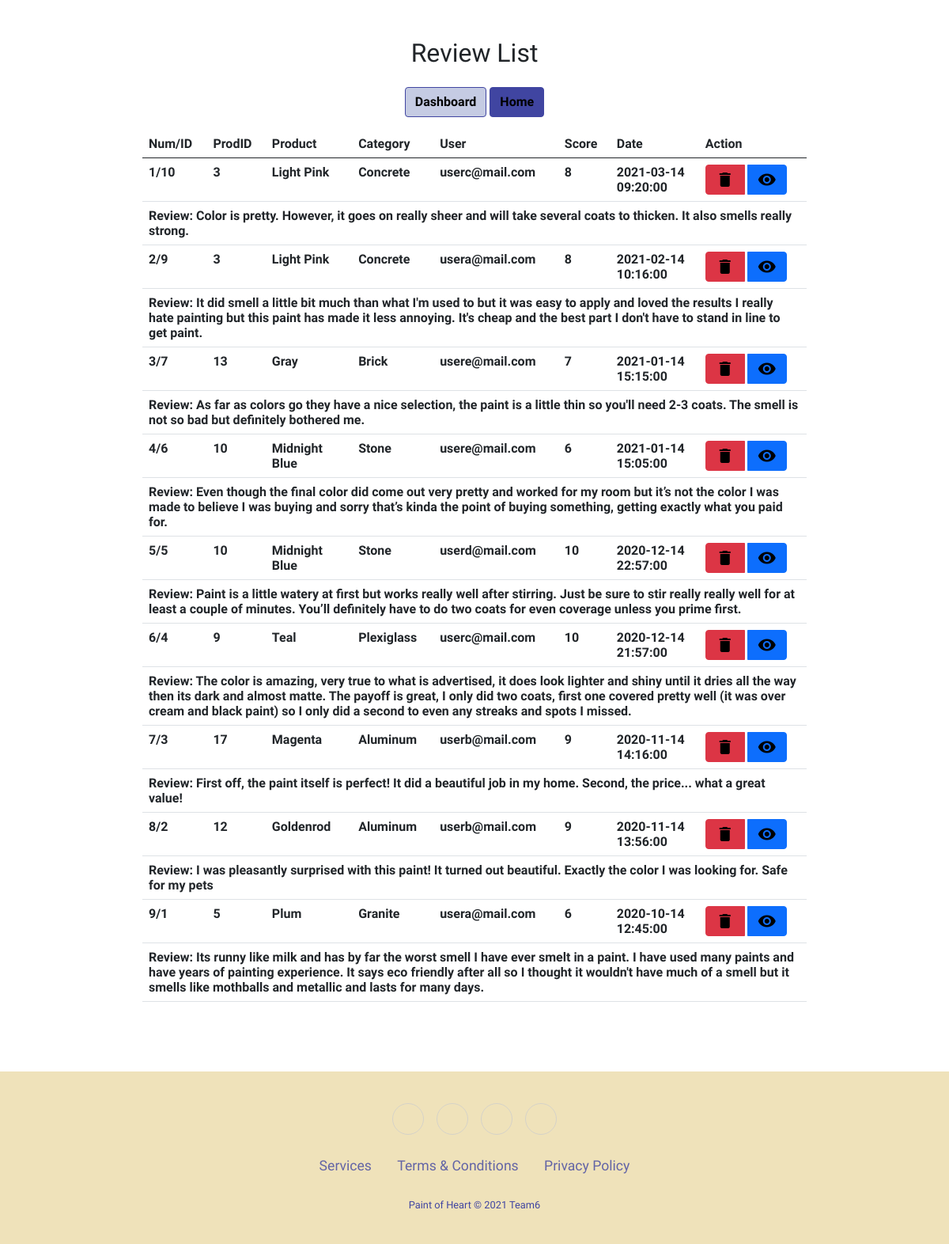
Screenshot of /actions/rev_list.php (signed in) with the database file from the repository.
### tables this page shows
CREATE TABLE `review` (
  `id` int(11) NOT NULL,
  `fk_user_id` int(11) NOT NULL,
  `fk_item_id` int(11) NOT NULL,
  `review` text NOT NULL,
  `score` int(2) NOT NULL,
  `date` datetime NOT NULL
);

CREATE TABLE `products` (
  `id` int(11) NOT NULL,
  `name` varchar(50) NOT NULL,
  `fk_category` int(11) NOT NULL,
  `price` decimal(20,2) NOT NULL,
  `description` text NOT NULL,
  `image` text NOT NULL,
  `discount` int(3) NOT NULL DEFAULT 0,
  `visibility` int(1) NOT NULL DEFAULT 1
);

CREATE TABLE `category` (
  `id` int(11) NOT NULL,
  `catName` varchar(50) NOT NULL
);

CREATE TABLE `user` (
  `id` int(11) NOT NULL,
  `f_name` varchar(50) NOT NULL,
  `l_name` varchar(50) NOT NULL,
  `address` varchar(100) NOT NULL,
  `email` varchar(50) NOT NULL,
  `password` varchar(255) NOT NULL,
  `user_state` int(1) NOT NULL DEFAULT 1,
  `user_level` int(1) NOT NULL DEFAULT 0
);

### classes/database.class.php (called while the page is built, shortened)
<?php
Class Database{
    public $host   = "";
    public $user   = "";
    public $pass   = "";
    public $dbname = "";
    public $link;
    private function connectDB(){
    $this->link = new mysqli($this->host, $this->user, $this->pass,
    $this->dbname);
    mysqli_set_charset($this->link, "utf8");
    }
   public function select($query){
     $result = $this->link->query($query) or
      die($this->link->error.__LINE__);
     if($result->num_rows > 0){
       return $result;
     } else {
       return false;
     }
    }
   }
?>

### classes/review.class.php (called while the page is built, shortened)
<?php
class Review {
    private $db;
	 	public function __construct(){
	      $this->db = new Database();
	    }
    public function AllReviewAll() {
        $query = "SELECT *,`review`.`id` as revid, `user`.`f_name`, `user`.`l_name`, `user`.`email`, `products`.`name`, `category`.`catName`
        FROM review
        INNER JOIN `user` ON `user`.`id` = `review`.`fk_user_id`
        INNER JOIN `products` ON `products`.`id` = `review`.`fk_item_id`
        INNER JOIN `category` ON `products`.`fk_category` = `category`.`id`
        ORDER BY `review`.`date` DESC
        ";
        $result = $this->db->select($query);
        if($result){
            $data = $result->fetch_all(MYSQLI_ASSOC);
            $out = $data;
        } else {
            $out =  'N/A';
        }
                    return $out;
            }
        }

### actions/rev_list.php (the view, shortened to what this page needs)
<?php
$rev = new Review();
 ?>
<div class="grid_10">
    <div class="box round first grid">
<!DOCTYPE html>
<html lang="en">
<head>
    <?php include_once '../components/boot.php';?>
	<link rel="stylesheet" href="../components/style.css">
</head>
<body>
	<h2>Review List</h2>
		<a href="../admin.php" class='btn btn-primary my-3 dash-btn fw-bold'>Dashboard</a>
		<a href="../home.php" class='btn btn-primary my-3 home-btn fw-bold'>Home</a>
        <div class="block">
			<table class="table" id="example">
				<thead>
					<tr>
						<th scope="col">Num/ID</th>
						<th scope="col">ProdID</th>
						<th scope="col">Product</th>
						<th scope="col">Category</th>
						<th scope="col">User</th>
						<th scope="col">Score</th>
						<th scope="col">Date</th>
						<th scope="col">Action</th>
					</tr>
				</thead>
			<tbody>
		<?php
			$review = $rev->AllReviewAll();
			if (is_array($review)) {
				$i=0;
				foreach ($review as $review) {
					$i++;
		?>
				<tr class="odd gradeX">
					<td><?php echo $i.'/'.$review['revid']; ?></td>
					<td><?php echo $review['fk_item_id'] ;?></td>
					<td><?php echo $review['name'] ;?></td>
					<td><?php echo $review['catName'] ;?></td>
					<td><?php echo $review['email'] ;?></td>
					<td><?php echo $review['score'] ;?></td>
					<td><?php echo $review['date'] ;?></td>
					<td>
					<div class="btn-group">
						<a onclick="return confirm('Are you sure to delete this review? (<?php echo 'RevID '.$review['revid'].', ProdID '.$review['fk_item_id'].', by '.$review['email'] ?>)?')" class= "btn btn-danger" href="?delId=<?php echo $review['revid'] ?>" title='Delete'><i class='material-icons'>&#xE872;</i></a>&nbsp;
						<a class= "btn btn-primary" href="../review.php?id=<?php echo $review['fk_item_id']."#".$review['revid'] ?>" title='View'><i class='material-icons'>&#xE417;</i></a>
				</div>
				</td>
					</tr>
					<tr><td colspan="8">Review: <?php echo $review['review'] ;?></td></tr>
		<?php } } else  { ?>
			<tr class="odd gradeX">
			<td colspan="8" class="text-center">No data available</td>
			</tr>
			<?php }
		?>
			</tbody>
		</table>
       </div>
    </div>
</div>
<?php include '../components/footer.php';?>
</body>
</html>

### components/style.css (style rules this page uses)
* { font-family: "Martel", serif; }
a:link, a:hover, a:visited { color: black; text-decoration: none; }
.home-btn { background-color: #4045a1 !important; border-color: #4045a1; color: white; }
.dash-btn { background-color: #c5cbe3 !important; border-color: #c5cbe3; color: black; border-color: #4045a1; }
html, body { height: 100%; margin: 0; padding: 0; }
.grid_10 { margin-top: 4%; margin-bottom: 4%; padding-bottom: 2%; text-align: center; }
#example { width: 70%; margin-left: 15%; margin-right: 15%; }
thead, tr, th { font-weight: bold; }

### rows the page displays
review: id "10", fk_item "3", fk_item.name "Light Pink", category.catName "Concrete", fk_user.email "userc@mail.com", score "8", date "2021-03-14 09:20:00", review "Color is pretty. However, it goes on really sheer and will take several coats to thicken. It also smells really strong."
review: id "9", fk_item "3", fk_item.name "Light Pink", category.catName "Concrete", fk_user.email "usera@mail.com", score "8", date "2021-02-14 10:16:00", review "It did smell a little bit much than what I'm used to but it was easy to apply and loved the results I really hate painting but this paint has made it less annoying. It's cheap and the best part I don't have to stand in line to get paint."
review: id "7", fk_item "13", fk_item.name "Gray", category.catName "Brick", fk_user.email "usere@mail.com", score "7", date "2021-01-14 15:15:00", review "As far as colors go they have a nice selection, the paint is a little thin so you'll need 2-3 coats. The smell is not so bad but definitely bothered me."
review: id "6", fk_item "10", fk_item.name "Midnight Blue", category.catName "Stone", fk_user.email "usere@mail.com", score "6", date "2021-01-14 15:05:00", review "Even though the final color did come out very pretty and worked for my room but it’s not the color I was made to believe I was buying and sorry that’s kinda the point of buying something, getting exactly what you paid for."
review: id "5", fk_item "10", fk_item.name "Midnight Blue", category.catName "Stone", fk_user.email "userd@mail.com", score "10", date "2020-12-14 22:57:00", review "Paint is a little watery at first but works really well after stirring. Just be sure to stir really really well for at least a couple of minutes. You’ll definitely have to do two coats for even coverage unless you prime first."
review: id "4", fk_item "9", fk_item.name "Teal", category.catName "Plexiglass", fk_user.email "userc@mail.com", score "10", date "2020-12-14 21:57:00", review "The color is amazing, very true to what is advertised, it does look lighter and shiny until it dries all the way then its dark and almost matte. The payoff is great, I only did two coats, first one covered pretty well (it was over cream and black paint) so I only did a second to even any streaks and spots I missed."
review: id "3", fk_item "17", fk_item.name "Magenta", category.catName "Aluminum", fk_user.email "userb@mail.com", score "9", date "2020-11-14 14:16:00", review "First off, the paint itself is perfect! It did a beautiful job in my home. Second, the price... what a great value!"
review: id "2", fk_item "12", fk_item.name "Goldenrod", category.catName "Aluminum", fk_user.email "userb@mail.com", score "9", date "2020-11-14 13:56:00", review "I was pleasantly surprised with this paint! It turned out beautiful. Exactly the color I was looking for. Safe for my pets"
review: id "1", fk_item "5", fk_item.name "Plum", category.catName "Granite", fk_user.email "usera@mail.com", score "6", date "2020-10-14 12:45:00", review "Its runny like milk and has by far the worst smell I have ever smelt in a paint. I have used many paints and have years of painting experience. It says eco friendly after all so I thought it wouldn't have much of a smell but it smells like mothballs and metallic and lasts for many days."
